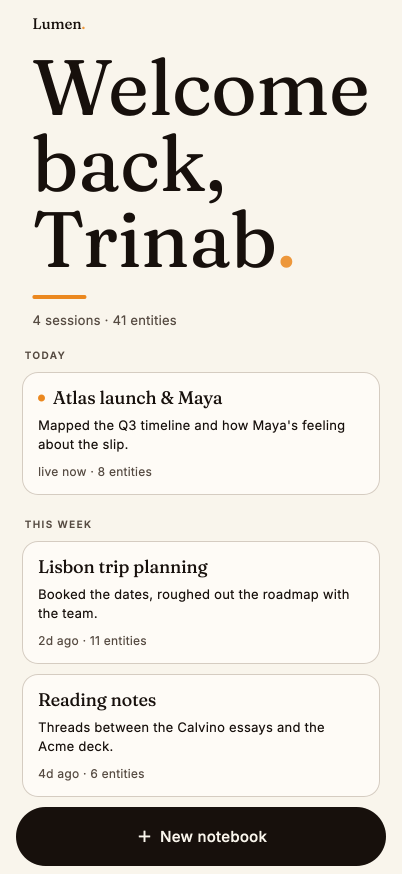
#> input picture docs/assets/preview-dashboard.png, 804 x 1748 px (shown at 1/2 size); its folder holds 7 pictures in this run
$ python build_doc_images.py
#> lines starting #> are read from the running program, lines starting #| are printed output that depends on the picture; after the words box and inside, x2 and y2 are one past the last pixel; in counts of white or black regions, pixels touching at a corner belong together
"""Builds the composite images in docs/assets/readme/ from preview captures.

Run after `flutter test test/preview_capture_test.dart`:

    python3 scripts/build_doc_images.py

Needs Pillow (`pip install Pillow`).
"""
import os
from PIL import Image, ImageDraw, ImageFilter, ImageFont

ROOT = os.path.dirname(os.path.dirname(os.path.abspath(__file__)))
A = ROOT + "/docs/assets/"
OUT = A + "readme/"
PAPER = (241, 234, 220)

def rounded(im, r):
    m = Image.new("L", im.size, 0)
    ImageDraw.Draw(m).rounded_rectangle([0, 0, im.size[0]-1, im.size[1]-1], r, fill=255)
    out = Image.new("RGBA", im.size); out.paste(im, (0, 0), m); return out

def phone(path, w, crop_h=None):
#> called with path = 'preview-dashboard.png', w = 360
    im = Image.open(A + path).convert("RGB")
    if crop_h: im = im.crop((0, 0, im.width, min(im.height, int(im.width*crop_h))))
    im = im.resize((w, int(im.height * w / im.width)), Image.LANCZOS)
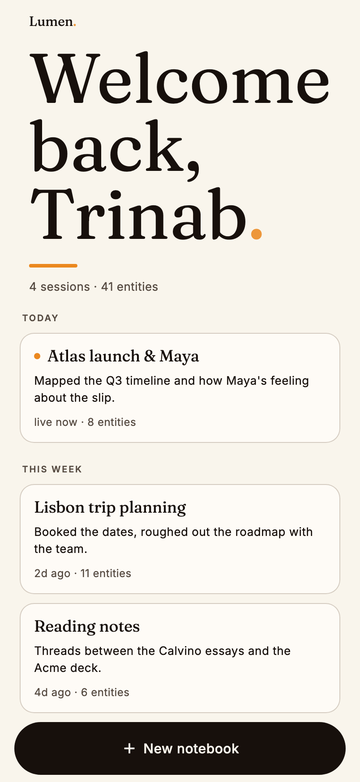
#> im: PIL image 360x782 RGB; mean R, G, B 224.4, 220.4, 213.4
    return rounded(im, int(w*0.09))
#> in rounded, `m = Image.new("L", im.size, 0)`: m: PIL image 360x782 L; every value is 0
#> in rounded, `ImageDraw.Draw(m).rounded_rectangle([0, 0, im.size[0]-1, im.size[1]-1]..`:
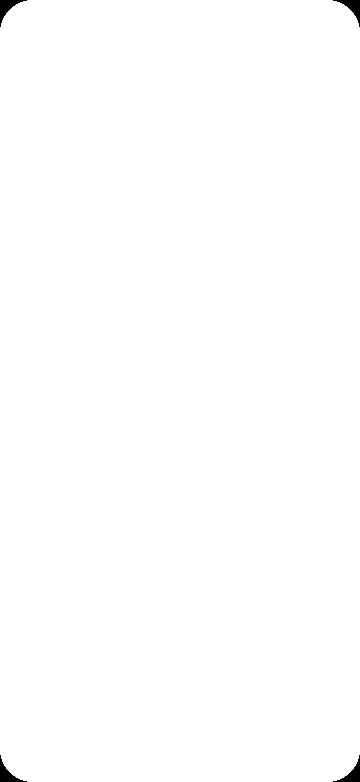
#> m: PIL image 360x782 L; 99.7% white; 4 black regions, box (x1, y1, x2, y2) and area: (0, 0, 27, 27) 230, (333, 0, 360, 27) 230, (0, 755, 27, 782) 230, (333, 755, 360, 782) 230
#> in rounded, `out = Image.new('RGBA', im.size)`: out: PIL image 360x782 RGBA; every value is 0

def sheet(paths, w, gap, pad, name, crop_h=None, offsets=None):
    ims = [phone(p, w, crop_h) for p in paths]
#> call 2 of phone, with path = 'preview-journal-screen.png', w = 360
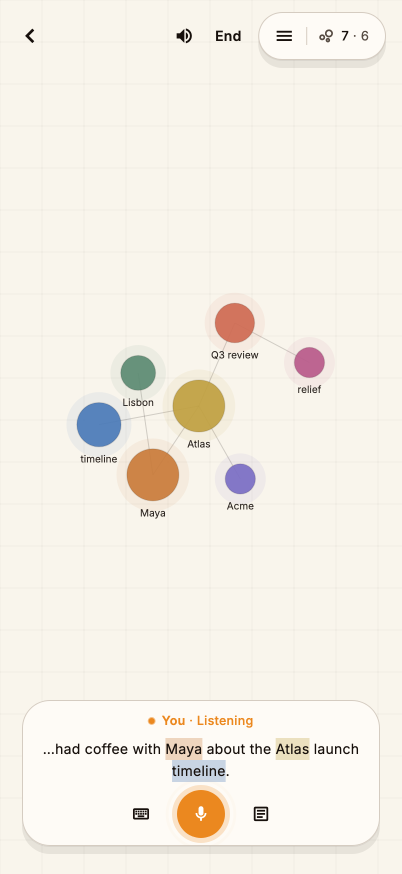
#> input picture docs/assets/preview-journal-screen.png, 804 x 1748 px (shown at 1/2 size)
#> in phone (call 2), `im = im.resize((w, int(im.height * w / im.width)), Image.LANCZOS)`:
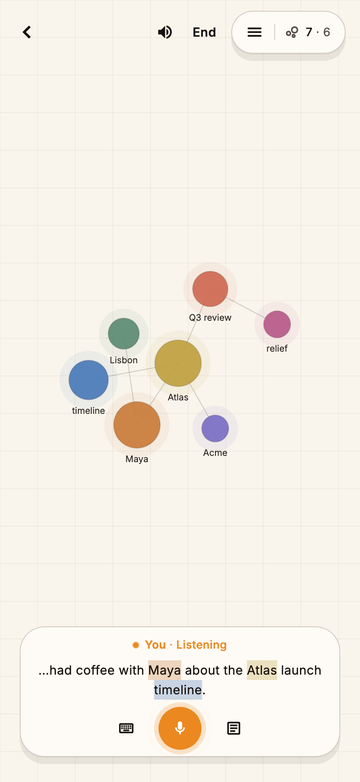
#> im: PIL image 360x782 RGB; mean R, G, B 244.7, 239.4, 230.1
    H = max(i.height for i in ims) + max(offsets or [0])
    W = len(ims)*w + (len(ims)-1)*gap + 2*pad
    canvas = Image.new("RGBA", (W, H + 2*pad), PAPER + (255,))
    for k, im in enumerate(ims):
        x = pad + k*(w+gap); y = pad + (offsets[k] if offsets else 0)
        sh = Image.new("RGBA", canvas.size, (0,0,0,0))
        ImageDraw.Draw(sh).rounded_rectangle([x+6, y+14, x+im.width+6, y+im.height+14], int(w*0.09), fill=(60,40,20,70))
        canvas = Image.alpha_composite(canvas, sh.filter(ImageFilter.GaussianBlur(14)))
        canvas.paste(im, (x, y), im)
    canvas.convert("RGB").save(OUT + name, optimize=True)
    print(name, canvas.size)

def strip(paths, w, gap, pad, name):
    ims = [rounded(Image.open(A+p).convert("RGB").resize((w, int(Image.open(A+p).height*w/Image.open(A+p).width)), Image.LANCZOS), 28) for p in paths]
    H = sum(i.height for i in ims) + gap*(len(ims)-1) + 2*pad
    c = Image.new("RGB", (w+2*pad, H), PAPER); y = pad
    for im in ims: c.paste(im, (pad, y), im); y += im.height + gap
    c.save(OUT + name, optimize=True); print(name, c.size)

os.makedirs(OUT, exist_ok=True)
#> (the run stopped early here; a loop or call above may not have finished)
